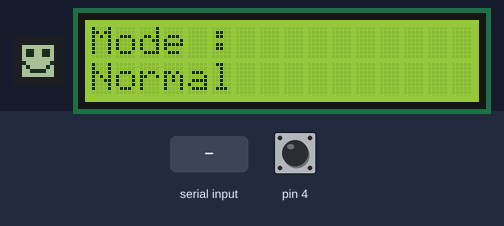
Recording of a sketch running on a simulated Arduino Mega 2560, built with avr-gcc and run on an emulated ATmega2560. Shown: 8×8 one-colour display, 16×2 character LCD. The inputs (shaded band) are chosen by the test bench; at power-on: pin 4 HIGH. What the sketch prints to the serial monitor is not drawn.

Above: at 1.2 s.
1.3 s: "3" received over Serial
At 2.07 s:
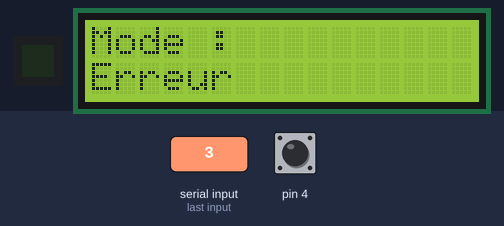
3.4 s: pin 4 pulled LOW for 0.15 s
At 4.6 s:
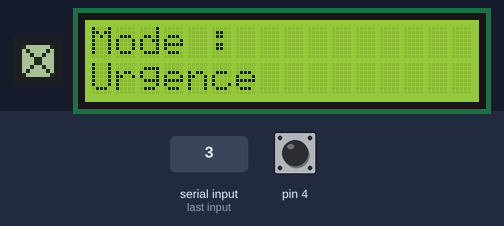
5.0 s: pin 4 pulled LOW for 1 s
At 5.5 s:
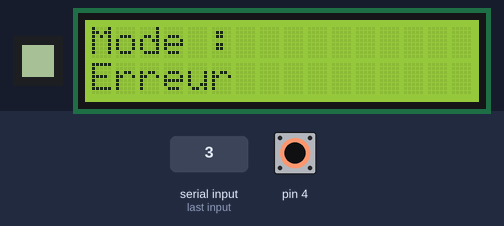
7.5 s: "2" received over Serial
At 7.81 s:
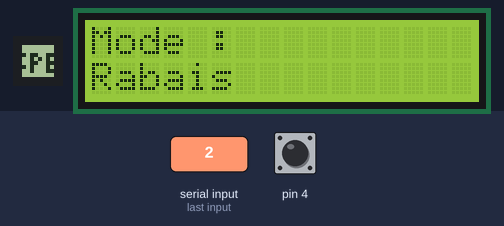
9.6 s: "4" received over Serial
At 10.1 s:
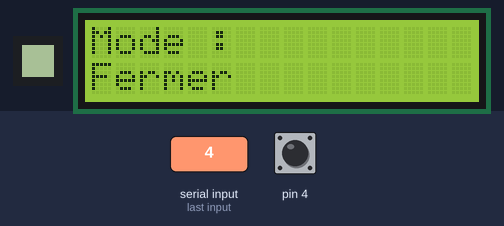
11.1 s: pin 4 pulled LOW for 0.15 s
At 11.8 s:
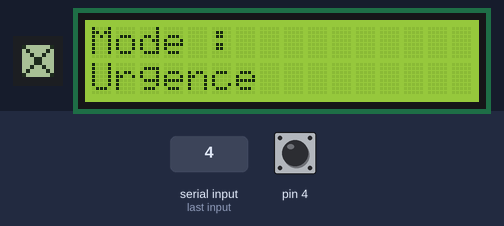
Timing chart, 0 to 13.7 s (numbered marks = the images above; inputs shaded):
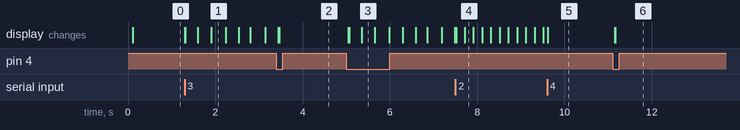

The sketch:

Labo06.ino
```cpp
// ============================================================
// LABO 06
// Étudiant :  Lionel G. - DA 6357132
// Cours : 420-0SG-SW - Développement de systèmes embarqués
// ============================================================

#include <Arduino.h>
#include <U8g2lib.h>
#include <IRremote.hpp>
#include "Bouton.h"
#include "LCDManager.h"
#include "Matrice.h"

// Pins matrice
#define CLK_PIN 30
#define DIN_PIN 34
#define CS_PIN  32

// Autres pins
const int IR_PIN = 2;
const int BTN_URGENCE = 4;

// Codes IR

// Mode Normal
const uint16_t IR_TOUCHE_1 = 0xC;
// Mode Rabais
const uint16_t IR_TOUCHE_2 = 0x18;
// Mode Erreur
const uint16_t IR_TOUCHE_3 = 0x5E;
// Mode Fermer
const uint16_t IR_TOUCHE_4 = 0x8;

// Modes
enum Mode { NORMAL, RABAIS, ERREUR, FERMER, URGENCE };
Mode cMode = NORMAL;
Mode modePrecedent = NORMAL;

// Matrice
U8G2_MAX7219_8X8_F_4W_SW_SPI u8g2(
  U8G2_R0,
  CLK_PIN,
  DIN_PIN,
  CS_PIN,
  U8X8_PIN_NONE,
  U8X8_PIN_NONE
);

// Objets
Matrice matrice(&u8g2);
LCDManager lcdManager;
Bouton btnUrgence(BTN_URGENCE);

void setup() {
  Serial.begin(9600);

  u8g2.begin();
  u8g2.setContrast(5);

  lcdManager.init();

  IrReceiver.begin(IR_PIN);

  Serial.println("Pret. Commandes : 1=Normal 2=Rabais 3=Erreur 4=Fermer");
}

void loop() {
  lireIR();
  verifierUrgence();

  matrice.draw(cMode);
  lcdManager.update(cMode);
}

// Lecture telecommande IR
void lireIR() {
  if (IrReceiver.decode()) {
    uint16_t code = IrReceiver.decodedIRData.command;

    Serial.print("IR recu : 0x");
    Serial.println(code, HEX);

    if (cMode != URGENCE) {
      if (code == IR_TOUCHE_1) cMode = NORMAL;
      else if (code == IR_TOUCHE_2) cMode = RABAIS;
      else if (code == IR_TOUCHE_3) cMode = ERREUR;
      else if (code == IR_TOUCHE_4) cMode = FERMER;
    }

    IrReceiver.resume();
  }
}

// Bouton urgence
void verifierUrgence() {
  if (btnUrgence.estAppuye()) {
    if (cMode == URGENCE) {
      // Sortie d'urgence
      cMode = modePrecedent;
    } else {
      // Entree en urgence
      modePrecedent = cMode;
      cMode = URGENCE;
    }
  }
}

// Reception serie automatique
void serialEvent() {
  if (Serial.available() > 0) {
    char c = Serial.read();

    if (cMode != URGENCE) {
      if (c == '1') cMode = NORMAL;
      else if (c == '2') cMode = RABAIS;
      else if (c == '3') cMode = ERREUR;
      else if (c == '4') cMode = FERMER;
    }
  }
}
```

Bouton.cpp
```cpp
#include "Bouton.h"

Bouton::Bouton(int p) {
  pin = p;
  pinMode(pin, INPUT_PULLUP);
  dernierEtat = HIGH;
  debutLow = 0;
  enAttente = false;
}

bool Bouton::estAppuye() {
  int lecture = digitalRead(pin);

  if (lecture == LOW) {
    if (!enAttente && dernierEtat == HIGH) {
      debutLow = millis();
      enAttente = true;
    } else if (enAttente && millis() - debutLow >= 50) {
      dernierEtat = LOW;
      enAttente = false;
      return true;
    }
  } else {
    enAttente = false;
    dernierEtat = HIGH;
  }
  return false;
}
```

Bouton.h
```cpp
#pragma once
#include <Arduino.h>

class Bouton {
  private:
    int pin;
    int dernierEtat;
    unsigned long debutLow;
    bool enAttente;

  public:
    Bouton(int p);
    bool estAppuye();
};
```

Matrice.cpp
```cpp
#include "Matrice.h"

Matrice::Matrice(U8G2* display) {
  u8g2 = display;
  decalage = 0;
  lastScroll = 0;
  erreurAllumee = false;
  lastBlink = 0;
}

void Matrice::draw(int mode) {
  u8g2->clearBuffer();

  switch (mode) {
    case 0: modeNormal(); break;
    case 1: modeRabais(); break;
    case 2: modeErreur(); break;
    case 3: modeFermer(); break;
    case 4: modeUrgence(); break;
  }

  u8g2->sendBuffer();
}

// Mode Normal : smiley
void Matrice::modeNormal() {
  // Yeux
  u8g2->drawPixel(1, 1);
  u8g2->drawPixel(2, 1);
  u8g2->drawPixel(5, 1);
  u8g2->drawPixel(6, 1);
  u8g2->drawPixel(1, 2);
  u8g2->drawPixel(2, 2);
  u8g2->drawPixel(5, 2);
  u8g2->drawPixel(6, 2);

  // Sourire
  u8g2->drawPixel(0, 4);
  u8g2->drawPixel(1, 5);
  u8g2->drawPixel(2, 6);
  u8g2->drawPixel(3, 6);
  u8g2->drawPixel(4, 6);
  u8g2->drawPixel(5, 6);
  u8g2->drawPixel(6, 5);
  u8g2->drawPixel(7, 4);
}

// Mode Rabais
void Matrice::modeRabais() {
  unsigned long currentTime = millis();

  if (currentTime - lastScroll >= 200) {
    lastScroll = currentTime;
    decalage--;
    // largeur du texte : 7 lettres x 4 px = 28 px + marge apres 8
    if (decalage < -36) decalage = 8;
  }

  u8g2->setFont(u8g2_font_4x6_tr);
  u8g2->drawStr(decalage, 7, "SPECIAL");
}


// Mode Erreur : tout clignote
void Matrice::modeErreur() {
  unsigned long currentTime = millis();

  if (currentTime - lastBlink >= 300) {
    lastBlink = currentTime;
    erreurAllumee = !erreurAllumee;
  }

  if (erreurAllumee) {
    u8g2->drawBox(0, 0, 8, 8);
  }
}


// Mode Fermer : tout eteint
void Matrice::modeFermer() {
  // buffer reste vide
}


// Mode Urgence : X
void Matrice::modeUrgence() {
  u8g2->drawLine(0, 0, 7, 7);
  u8g2->drawLine(0, 7, 7, 0);
}
```

Matrice.h
```cpp
#pragma once

#include <Arduino.h>
#include <U8g2lib.h>

class Matrice {
  private:
    U8G2* u8g2;

    // animation defilement "SPECIAL"
    int decalage;
    unsigned long lastScroll;

    // animation erreur (clignotement)
    bool erreurAllumee;
    unsigned long lastBlink;

    // smiley
    void modeNormal();
    // SPECIAL qui defile
    void modeRabais();
    // tout clignote
    void modeErreur();
    // tout eteint
    void modeFermer();
    // X
    void modeUrgence();


  public:
    Matrice(U8G2* display);
    void draw(int mode);
};
```

LCDManager.cpp
```cpp
#include "LCDManager.h"

LCDManager::LCDManager() : lcd(0x27, 16, 2) {
  dernierMode = -1;
}

void LCDManager::init() {
  lcd.begin();
  lcd.backlight();
}

void LCDManager::update(int mode) {
  if (mode == dernierMode) return;
  dernierMode = mode;

  lcd.clear();
  lcd.setCursor(0, 0);
  lcd.print("Mode :");
  lcd.setCursor(0, 1);

  switch (mode) {
    case 0: lcd.print("Normal");  break;
    case 1: lcd.print("Rabais");  break;
    case 2: lcd.print("Erreur");  break;
    case 3: lcd.print("Fermer");  break;
    case 4: lcd.print("Urgence"); break;
  }
}
```

LCDManager.h
```cpp
#pragma once

#include <Arduino.h>
#include <Wire.h>
#include <LCD_I2C.h>

class LCDManager {
  private:
    LCD_I2C lcd;
    int dernierMode;

  public:
    LCDManager();
    void init();
    void update(int mode);
};
```

Measured:
- after the input at 1.3 s, the display: first changes at once (image 1 shows a later state)
- after the input at 3.4 s, the display: first differs from a run without the input after 0.07 s (image 2)
- after the input at 5.0 s, the display: first changes after 0.05 s (image 3 shows a later state)
- after the input at 7.5 s, the display: first changes at once (image 4 shows a later state)
- after the input at 9.6 s, the display: changes at once (image 5)
- after the input at 11.1 s, the display: first changes after 0.05 s (image 6 shows a later state)
